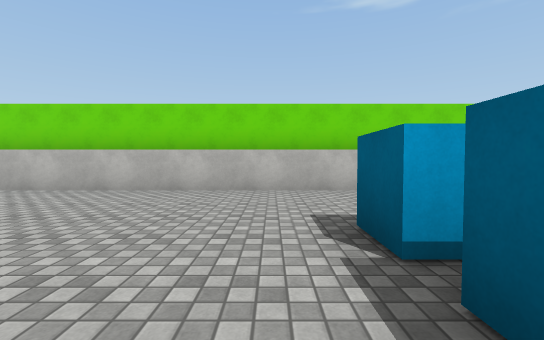
view 1 (above)

24 first-person views from a walk through a 3-D level made in the Unity game engine. The camera is 1.2 m above the floor, tilts 2° down and sees 90° across. The floor is counted in squares, 2 m on a side. Each view is taken from the middle of a square. On the plan, view 1 faces up. The plan holds only what a view shows up to about 9 squares ahead; the rest is blank. The place goes on beyond the plan. The player is left out. Surface patterns are stand-ins for the level's own textures.

view 2
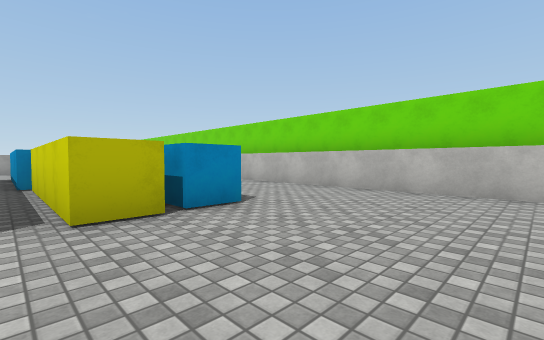

view 3
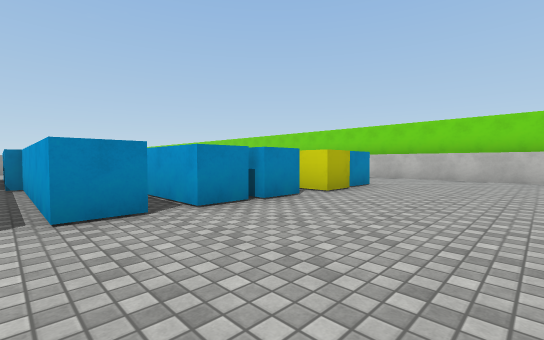

view 4
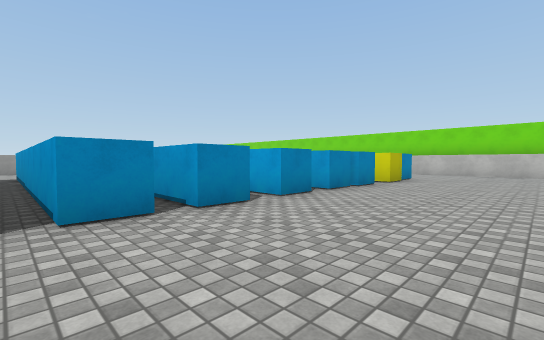

view 5
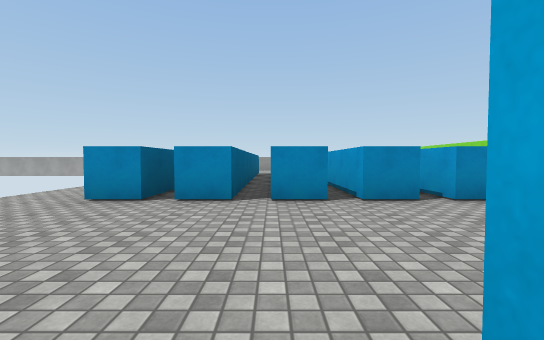

view 6
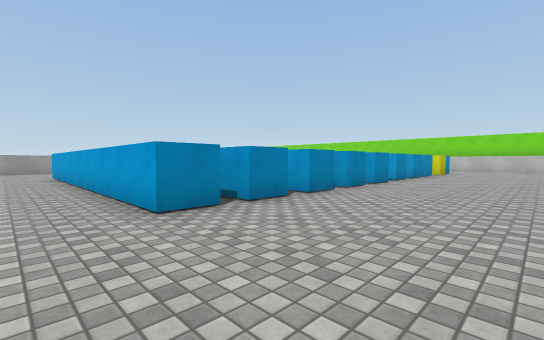

view 7
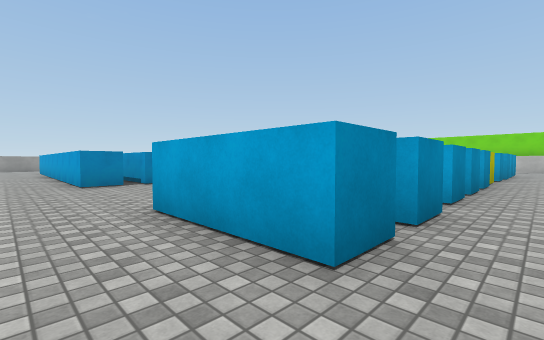

view 8
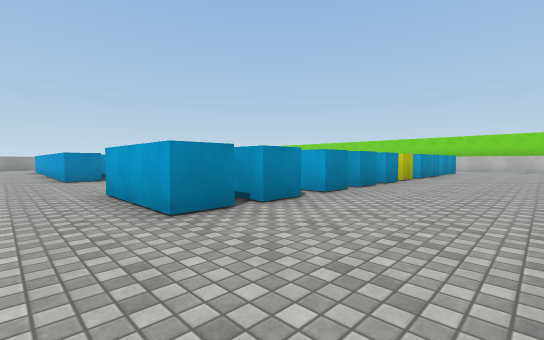

view 9
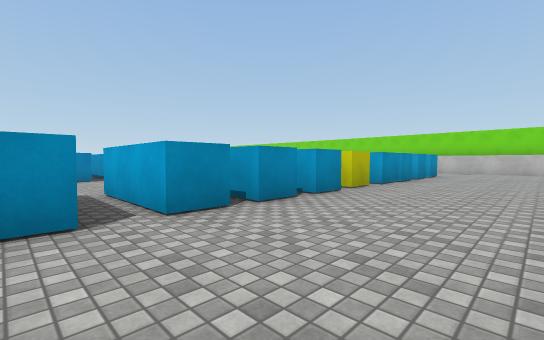

view 10
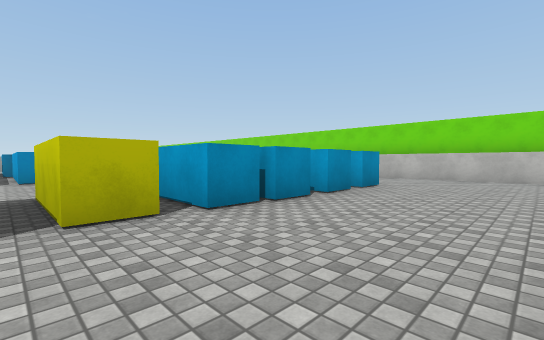

view 11
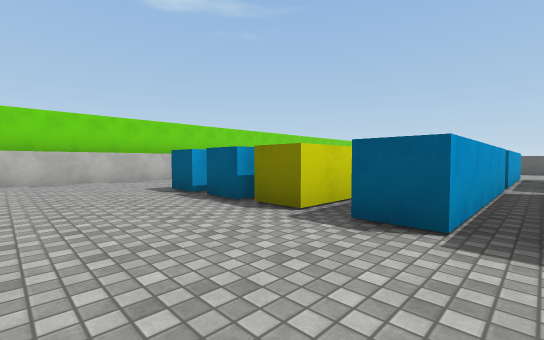

view 12
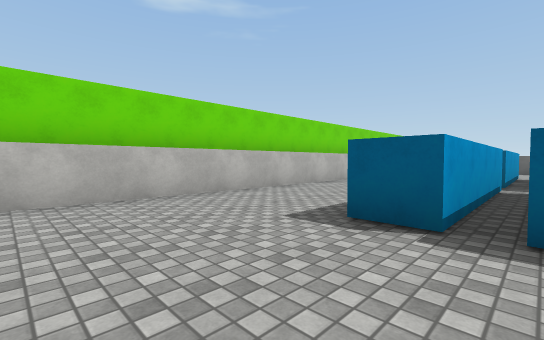

view 13
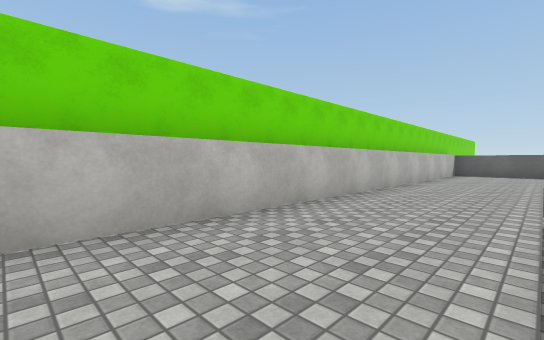

view 14
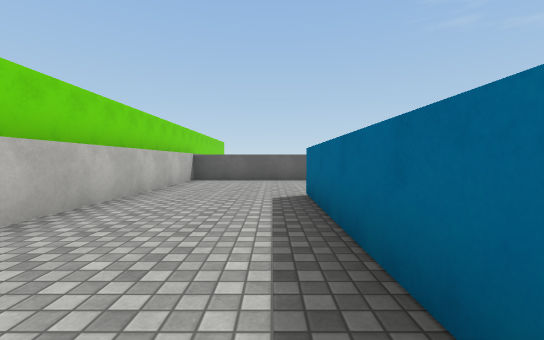

view 15
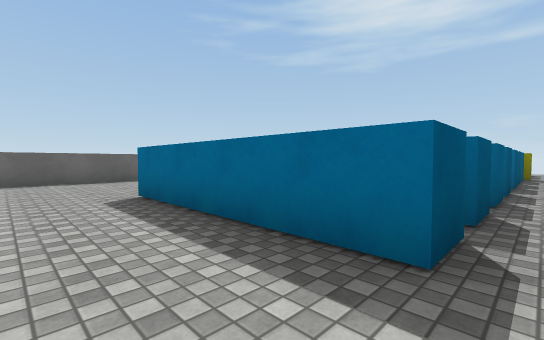

view 16
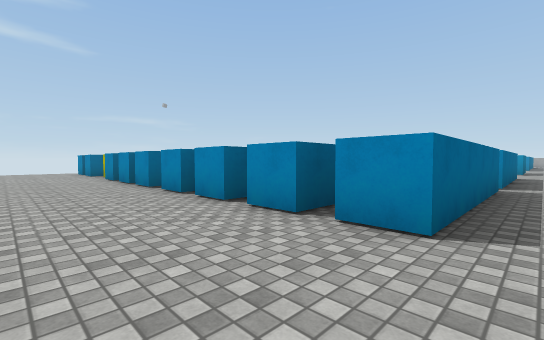

view 17
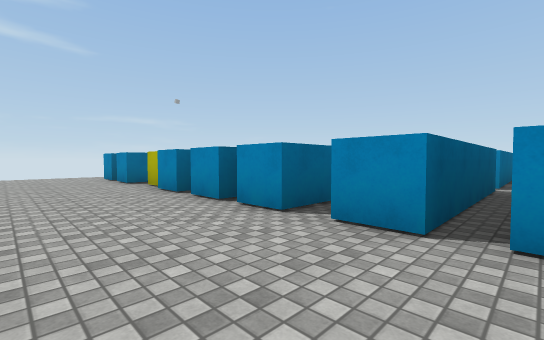

view 18
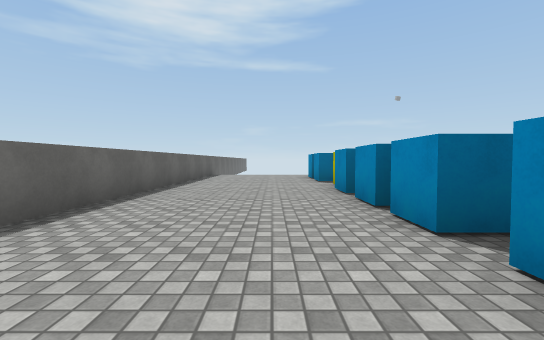

view 19
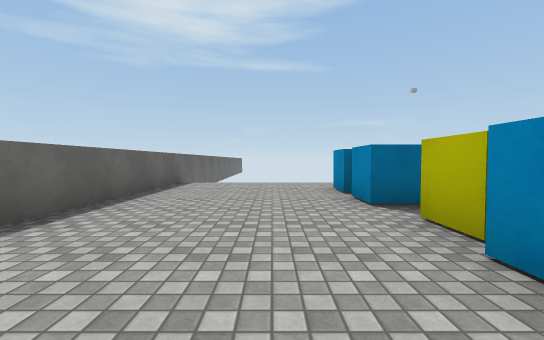

view 20
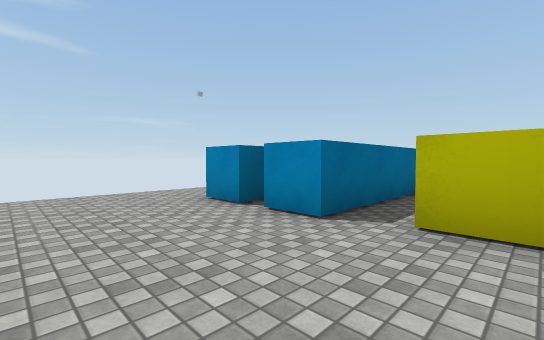

view 21
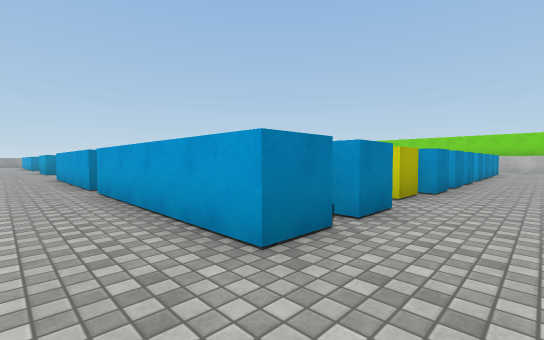

view 22
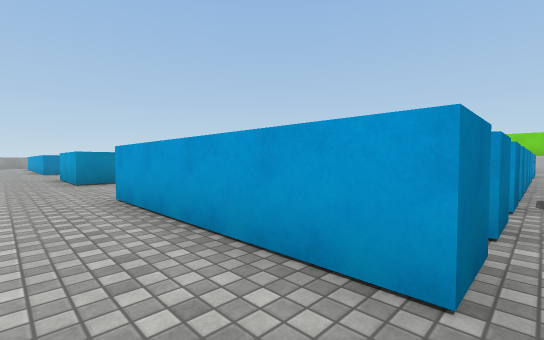

view 23
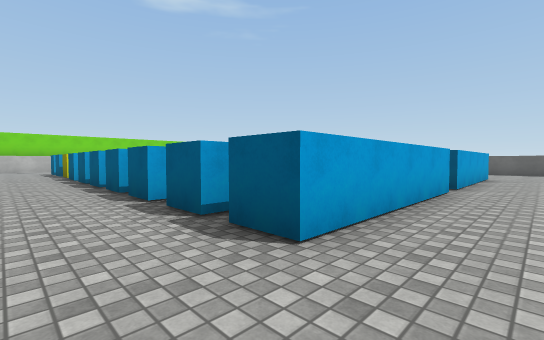

view 24
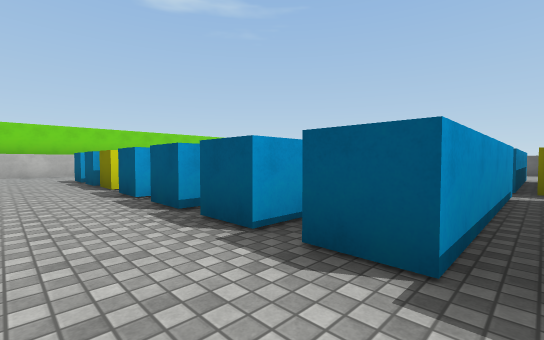

### Floor plan
Key: @ floor where view 1 was taken; # wall or solid block; . floor; ^ raised ledge.
Columns run from 11 left of view 1 to 20 right of it. Each row starts with its distance up from view 1.
  6     ###########################
  5      ..........................^
  4       ....... .................^
  3        ...... .................^
  2        ##...###...####.####....^
  1 #########...###...#  #.#  #....^
  0 ...........@  ....#  #.   ....
 -1         #...  #...## #.#  #...
 -2       ###... ##...####.####...
 -3    ######...###...#  #.........
 -4   ##..............#  #.#  #....^
 -5   ##   ##...  #...#  #.#  #....^
 -6 #########... ##...####.#  #....^
 -7 ............###........####....^
 -8        ##.........#  #.  ......^
 -9    ######... ##...#  #. ###....^
-10 #########...###...####.####....^
-11 ...............................^
-12 ...............................^
-13                                ^
-14                                ^

Positions as (right, up) in squares from view 1, and headings:
1: (0, 0), facing up
2: (0, 0), facing up-left
3: (0, -4), facing up-left
4: (0, -7), facing up-left
5: (1, -8), facing left
6: (0, -12), facing up-left
7: (4, -12), facing up-left
8: (6, -12), facing up-left
9: (6, -9), facing up-left
10: (6, -4), facing up-left
11: (4, -3), facing up-right
12: (4, 1), facing up-right
13: (7, 3), facing up-right
14: (11, 3), facing right
15: (11, 4), facing down-right
16: (18, 3), facing down-left
17: (18, -1), facing down-left
18: (17, -1), facing down
19: (17, -5), facing down
20: (18, -7), facing down-left
21: (17, -12), facing up-left
22: (11, -12), facing up-left
23: (5, -12), facing up-right
24: (5, -7), facing up-right
